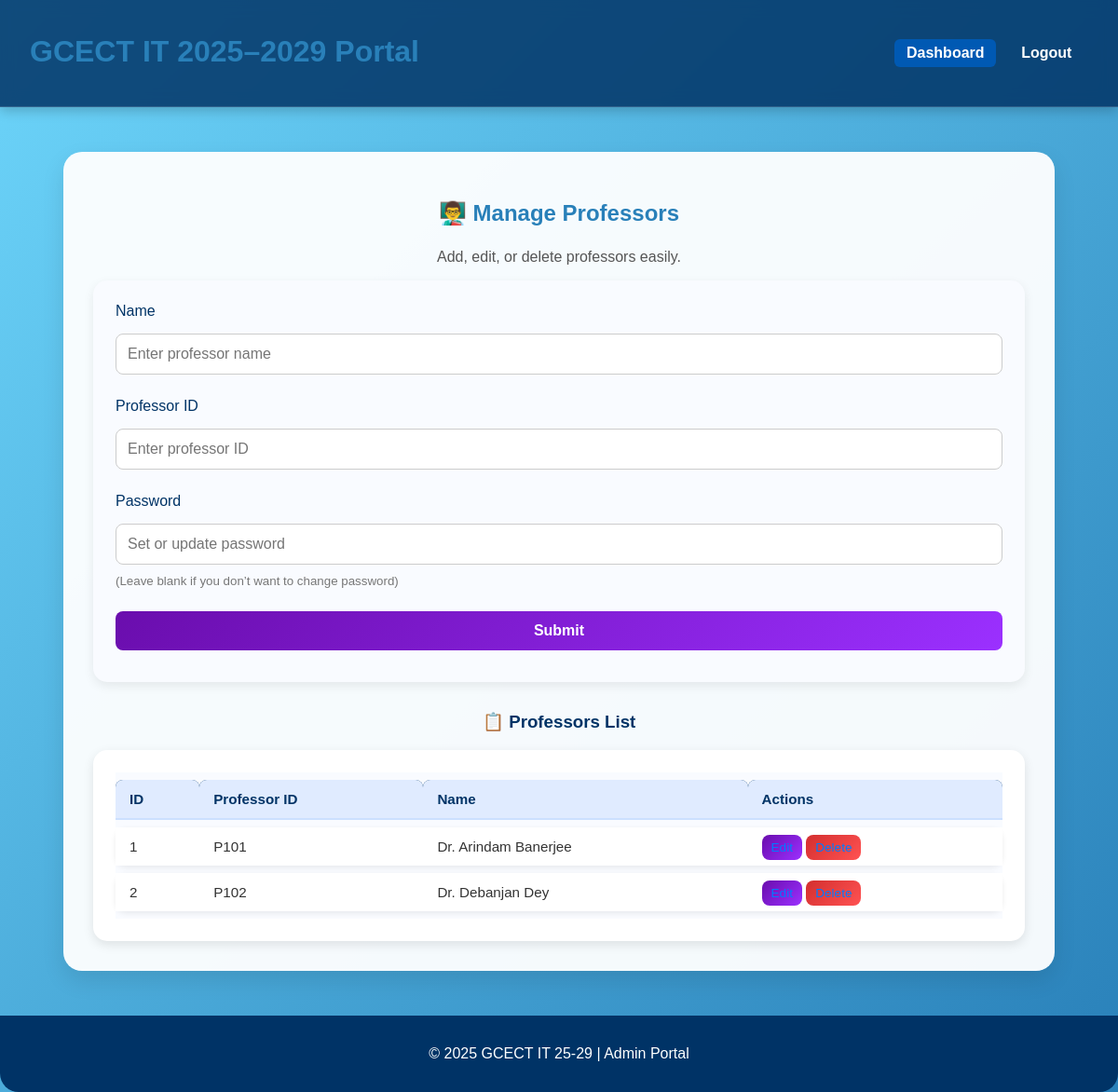
The page /admin/manage_professors on the database its author committed.
### models.py (models this page shows, shortened)
class Professor(db.Model):
    id = db.Column(db.Integer, primary_key=True)
    prof_id = db.Column(db.String(20), unique=True, nullable=False)
    name = db.Column(db.String(100), nullable=False)
    password_hash = db.Column(db.String(128))
    attendance_sessions = db.relationship('AttendanceSession', back_populates='professor', cascade='all, delete-orphan')
    assignments = db.relationship('Assignment', back_populates='professor', cascade='all, delete-orphan')

### app.py (the view, shortened to what this page needs)
@app.route('/admin/manage_professors', methods=['GET', 'POST'])
def manage_professors():
    form = ProfessorForm()
    professors = Professor.query.all()
    return render_template('manage_professors.html', form=form, professors=professors)

### forms.py
class ProfessorForm(FlaskForm):
    name = StringField('Name', validators=[DataRequired(), Length(max=100)])
    prof_id = StringField('Professor ID', validators=[DataRequired(), Length(max=20)])
    password = PasswordField('Password')  # optional for editing
    submit = SubmitField('Submit')

### templates/manage_professors.html (shortened to what this page needs)
<!DOCTYPE html>
<html lang="en">
<head>
    <link rel="stylesheet" href="{{ url_for('static', filename='css/style.css') }}">
</head>
<body>
<header class="navbar">
    <h1>GCECT IT 2025–2029 Portal</h1>
    <nav>
        <a href="{{ url_for('dashboard_admin') }}" class="active">Dashboard</a>
        <a href="{{ url_for('logout') }}">Logout</a>
    </nav>
</header>
<div class="container">
    <h2>👨‍🏫 Manage Professors</h2>
    <p class="subtitle" style="text-align:center; color:#555;">Add, edit, or delete professors easily.</p>
    <div class="form-card">
        <form method="POST">
            <div class="input-group">
                {{ form.name.label }}
                {{ form.name(class="input-field", placeholder="Enter professor name") }}
            </div>
            <div class="input-group">
                {{ form.prof_id.label }}
                {{ form.prof_id(class="input-field", placeholder="Enter professor ID") }}
            </div>
            <div class="input-group">
                {{ form.password.label }}
                {{ form.password(class="input-field", placeholder="Set or update password") }}
                <small style="color:#777;">(Leave blank if you don’t want to change password)</small>
            </div>
            <button type="submit" class="login-btn">{{ form.submit.label.text }}</button>
        </form>
    </div>
    <h3 style="text-align:center; color:#003366;">📋 Professors List</h3>
    <div class="dashboard-card">
        <table class="styled-table">
            <thead>
                <tr>
                    <th>ID</th>
                    <th>Professor ID</th>
                    <th>Name</th>
                    <th>Actions</th>
                </tr>
            </thead>
            <tbody>
                {% for prof in professors %}
                <tr>
                    <td>{{ prof.id }}</td>
                    <td>{{ prof.prof_id }}</td>
                    <td>{{ prof.name }}</td>
                    <td>
                        <a href="{{ url_for('edit_professor', professor_id=prof.id) }}" class="btn-small">Edit</a>
                        <a href="{{ url_for('delete_professor', professor_id=prof.id) }}" class="btn-small btn-danger" onclick="return confirm('Are you sure you want to delete this professor?')">Delete</a>
                    </td>
                </tr>
                {% endfor %}
            </tbody>
        </table>
    </div>
</div>
<footer>
    <p>© 2025 GCECT IT 25-29 | Admin Portal</p>
</footer>
</body>
</html>

### static/css/style.css (style rules this page uses)
body { font-family: "Poppins", sans-serif; margin: 0; background: linear-gradient(135deg, #6dd5fa, #2980b9); color: #333; }
a { color: #0047b3; text-decoration: none; font-weight: 600; }
.container, .login-container { max-width: 400px; margin: 60px auto; background: #fff; padding: 30px; border-radius: 15px; box-shadow: 0 6px 15px rgba(0,0,0,0.15); }
h1, h2 { text-align: center; color: #2980b9; margin-bottom: 1.5rem; }
form { display: flex; flex-direction: column; }
input, button { margin: 10px 0; padding: 12px; border-radius: 8px; border: 1px solid #ccc; font-size: 1rem; }
button, .login-btn { background: linear-gradient(135deg, #6a0dad, #9b30ff) !important; color: #fff !important; border: none; font-weight: 600; cursor: pointer; transition: all 0.3s ease; }
.navbar { background-color: #003366; color: white; padding: 1rem 2rem; display: flex; justify-content: space-between; align-items: center; flex-wrap: wrap; }
.navbar a { color: #ffffff !important; margin: 0.3rem; padding: 0.4rem 0.8rem; border-radius: 6px; transition: background-color 0.3s ease, color 0.3s ease; }
.navbar a.active { background-color: #0059b3; }
.dashboard-card { background: #ffffff; border-radius: 15px; padding: 1.5rem; box-shadow: 0 4px 12px rgba(0,0,0,0.1); transition: transform 0.2s ease, box-shadow 0.3s ease; }
.dashboard-card table { width: 100%; border-collapse: separate; border-spacing: 0 8px; background-color: #f9fbff; font-size: 0.95rem; }
.dashboard-card th, .dashboard-card td { padding: 12px 15px; text-align: left; }
.dashboard-card th { background-color: #e0ebff; color: #003366; font-weight: 600; border-bottom: 2px solid #cce0ff; border-radius: 8px 8px 0 0; }
.dashboard-card tbody tr { background-color: #ffffff; border: 1px solid #d6e0f0; border-radius: 8px; transition: background-color 0.2s ease; }
.dashboard-card td a { color: #007bff; font-weight: 500; text-decoration: none; }
.input-group { display: flex; flex-direction: column; margin-bottom: 15px; }
.input-group label { margin-bottom: 5px; font-weight: 500; color: #003366; }
.input-field, select { padding: 12px; font-size: 1rem; border-radius: 8px; border: 1px solid #ccc; width: 100%; box-sizing: border-box; transition: border-color 0.3s ease, box-shadow 0.3s ease; }
.input-group label { display: flex; align-items: center; font-weight: 500; color: #003366; gap: 8px; }

### templates/manage_professors.html (style rules this page uses)
.navbar { background: rgba(0, 51, 102, 0.85); backdrop-filter: blur(8px); border-bottom: 1px solid rgba(255, 255, 255, 0.15); box-shadow: 0 4px 12px rgba(0, 0, 0, 0.2); position: sticky; top: 0; z-index: 10; }
.container { max-width: 1000px; background: rgba(255, 255, 255, 0.95); border-radius: 20px; padding: 2rem; box-shadow: 0 10px 25px rgba(0, 0, 0, 0.1); margin: 3rem auto; }
.form-card { background: #f9fbff; border-radius: 15px; padding: 1.5rem; margin-bottom: 2rem; box-shadow: 0 4px 12px rgba(0,0,0,0.08); }
.styled-table { width: 100%; border-collapse: separate; border-spacing: 0 10px; font-size: 0.95rem; }
.styled-table thead tr { background-color: #003366; color: #ffffff; border-radius: 10px; }
.styled-table th { padding: 12px 15px; font-weight: 600; text-align: left; }
.styled-table tbody tr { background-color: #ffffff; border-radius: 12px; box-shadow: 0 2px 6px rgba(0,0,0,0.08); transition: all 0.2s ease; }
.styled-table td { padding: 12px 15px; }
.btn-small { padding: 6px 10px; font-size: 0.85rem; border-radius: 8px; color: #fff; background: linear-gradient(135deg, #6a0dad, #9b30ff); text-decoration: none; transition: transform 0.2s ease, background 0.3s ease; }
.btn-danger { background: linear-gradient(135deg, #d32f2f, #ff5252); }
footer { margin-top: 3rem; background: #003366; color: white; text-align: center; padding: 1rem; border-radius: 0 0 20px 20px; }

### rows shown on the page
Professor: id "1", prof_id "P101", name "Dr. Arindam Banerjee"
Professor: id "2", prof_id "P102", name "Dr. Debanjan Dey"
